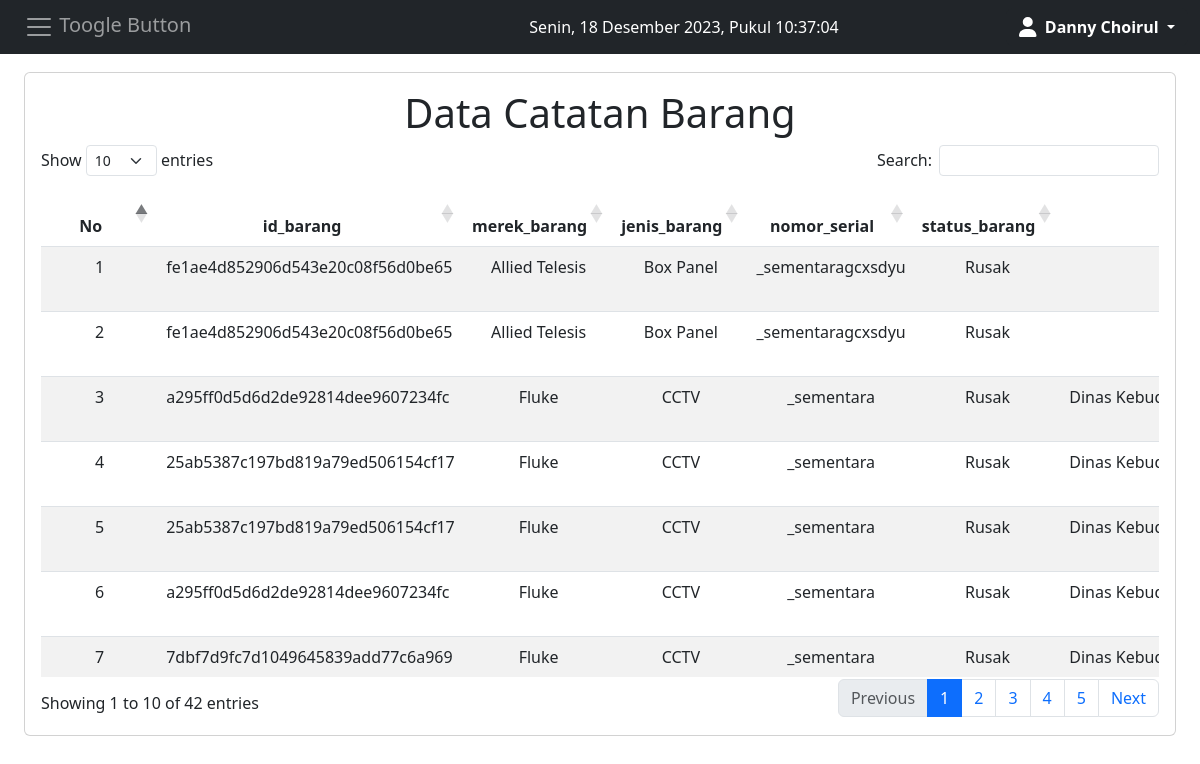
/catatan/barang.php (signed in), run on the app's committed database.
### tables this page shows
CREATE TABLE `catatan_barang`  (
  `id_catatan` int NOT NULL AUTO_INCREMENT,
  `id_barang_catatan` varchar(255) NOT NULL,
  `join_merek_barang_catatan` varchar(255) NULL DEFAULT NULL,
  `join_jenis_barang_catatan` varchar(255) NULL DEFAULT NULL,
  `nomor_serial_barang_catatan` varchar(255) NULL DEFAULT NULL,
  `status_barang_catatan` varchar(255) NULL DEFAULT NULL,
  `join_opd_catatan` varchar(255) NULL DEFAULT NULL,
  `detail_lokasi_barang_catatan` varchar(255) NULL DEFAULT NULL,
  `koordinat_barang_catatan` varchar(255) NULL DEFAULT NULL,
  `keterangan_barang_catatan` varchar(255) NULL DEFAULT NULL,
  `tanggal_masuk_barang_catatan` varchar(255) NULL DEFAULT NULL,
  `tanggal_update_barang_catatan` varchar(255) NULL DEFAULT NULL,
  `join_pengguna_catatan` varchar(255) NULL DEFAULT NULL,
  `gambar_barang_catatan` varchar(255) NULL DEFAULT NULL,
  `keterangan_catatan` varchar(255) NULL DEFAULT NULL,
  PRIMARY KEY (`id_catatan`) USING BTREE,
  INDEX `tanggal_update`(`id_barang_catatan`) USING BTREE
);

CREATE TABLE `merek_barang`  (
  `id_merek_barang` varchar(255) NOT NULL,
  `nama_merek_barang` varchar(255) NULL DEFAULT NULL,
  PRIMARY KEY (`id_merek_barang`) USING BTREE,
  INDEX `nama_merek_barang`(`nama_merek_barang`) USING BTREE
);

CREATE TABLE `jenis_barang`  (
  `id_jenis_barang` varchar(255) NOT NULL,
  `nama_jenis_barang` varchar(255) NOT NULL,
  PRIMARY KEY (`id_jenis_barang`) USING BTREE,
  INDEX `nama_jenis_barang`(`nama_jenis_barang`) USING BTREE
);

CREATE TABLE `opd`  (
  `id_opd` varchar(255) NOT NULL,
  `nama_opd` varchar(255) NOT NULL,
  `alamat_opd` varchar(255) NOT NULL,
  PRIMARY KEY (`id_opd`) USING BTREE,
  INDEX `nama_opd`(`nama_opd`) USING BTREE,
  INDEX `nama_opd_2`(`nama_opd`, `id_opd`, `alamat_opd`) USING BTREE,
  INDEX `nama_opd_3`(`nama_opd`, `id_opd`) USING BTREE
);

### koneksi.php (called while the page is built)
<?php
$db = mysqli_connect("localhost", "root", "", "pendataan");
function query($query)
{
    global $db;
    $result = mysqli_query($db, $query);
    $rows = [];
    while ($row = mysqli_fetch_assoc($result)) {
        $rows[] = $row;
    }
    return $rows;
}

### catatan/barang.php (the view, shortened to what this page needs)
<?php
require '../header.php';
require "../koneksi.php";
$catatan = query("SELECT * FROM catatan_barang
JOIN merek_barang ON join_merek_barang_catatan = id_merek_barang
JOIN jenis_barang ON join_jenis_barang_catatan = id_jenis_barang
JOIN opd ON join_opd_catatan = id_opd
JOIN pengguna ON join_pengguna_catatan = id_pengguna
ORDER BY id_catatan DESC");
?>
<body>
  <div class="p-4" id="main-content">
    <div class="card mt-5">
      <div class="card-body">
        <h1 style="text-align:center">Data Catatan Barang</h1>
        <table class="table table-striped display nowrap" id="table">
          <thead>
            <tr style="text-align:center">
              <th width="15%" style="text-align:center">No</th>
              <th style="text-align:center">id_barang</th>
              <th style="text-align:center">merek_barang</th>
              <th style="text-align:center">jenis_barang</th>
              <th style="text-align:center">nomor_serial</th>
              <th style="text-align:center">status_barang</th>
              <th style="text-align:center">nama_dan_alamat_opd</th>
            </tr>
          </thead>
          <tbody>
            <?php $no = 1; ?>
            <?php foreach ($catatan as $row) : ?>
              <tr>
                <td width="5%" style="text-align: center;" scope="row"><?= $no; ?></td>
                <td tyle="text-align: center;"><?= $row["id_barang_catatan"]; ?></td>
                <td class="text-break" style="text-align: center;"><?= $row["nama_merek_barang"]; ?></td>
                <td style="text-align: center;"><?= $row["nama_jenis_barang"]; ?></td>
                <td style="text-align: center;"><?= $row["nomor_serial_barang_catatan"]; ?></td>
                <td style="text-align: center;"><?= $row["status_barang_catatan"]; ?></td>
                <td style="text-align: center;"><?= $row["nama_opd"]; ?><br> (<?= $row["alamat_opd"]; ?>)</td>
              </tr>
            <?php $no++;
            endforeach; ?>
          </tbody>
        </table>
      </div>
    </div>
  </div>
</body>
<?php require '../footer.php'; ?>

### data on the page
catatan_barang: id_barang_catatan "fe1ae4d852906d543e20c08f56d0be65", merek_barang.nama_merek_barang "Allied Telesis", jenis_barang.nama_jenis_barang "Box Panel", nomor_serial_barang_catatan "_sementaragcxsdyu", status_barang_catatan "Rusak"
catatan_barang: id_barang_catatan "fe1ae4d852906d543e20c08f56d0be65", merek_barang.nama_merek_barang "Allied Telesis", jenis_barang.nama_jenis_barang "Box Panel", nomor_serial_barang_catatan "_sementaragcxsdyu", status_barang_catatan "Rusak"
catatan_barang: id_barang_catatan "a295ff0d5d6d2de92814dee9607234fc", merek_barang.nama_merek_barang "Fluke", jenis_barang.nama_jenis_barang "CCTV", nomor_serial_barang_catatan "_sementara", status_barang_catatan "Rusak", opd.nama_opd "Dinas…"
catatan_barang: id_barang_catatan "25ab5387c197bd819a79ed506154cf17", merek_barang.nama_merek_barang "Fluke", jenis_barang.nama_jenis_barang "CCTV", nomor_serial_barang_catatan "_sementara", status_barang_catatan "Rusak", opd.nama_opd "Dinas…"
catatan_barang: id_barang_catatan "25ab5387c197bd819a79ed506154cf17", merek_barang.nama_merek_barang "Fluke", jenis_barang.nama_jenis_barang "CCTV", nomor_serial_barang_catatan "_sementara", status_barang_catatan "Rusak", opd.nama_opd "Dinas…"
catatan_barang: id_barang_catatan "a295ff0d5d6d2de92814dee9607234fc", merek_barang.nama_merek_barang "Fluke", jenis_barang.nama_jenis_barang "CCTV", nomor_serial_barang_catatan "_sementara", status_barang_catatan "Rusak", opd.nama_opd "Dinas…"
catatan_barang: id_barang_catatan "7dbf7d9fc7d1049645839add77c6a969", merek_barang.nama_merek_barang "Fluke", jenis_barang.nama_jenis_barang "CCTV", nomor_serial_barang_catatan "_sementara", status_barang_catatan "Rusak", opd.nama_opd "Dinas…"

### other printed values
$_SESSION["nama_pengguna"] "Danny Choirul"
